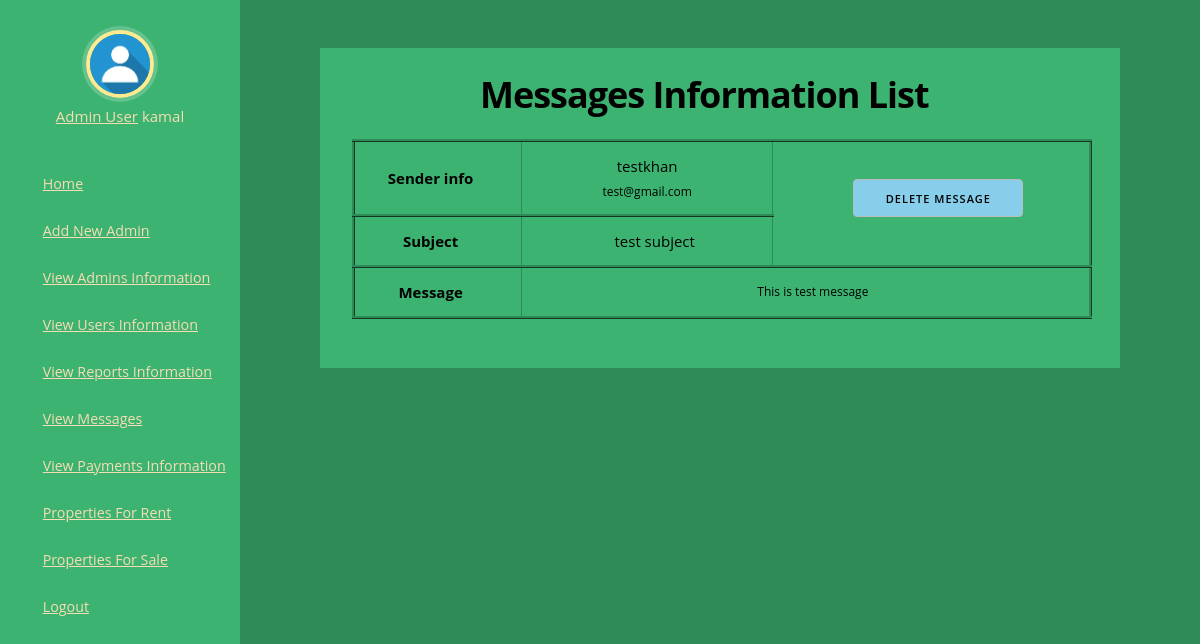
/admin/view_messages.php (signed in), run on the app's committed database.
### tables this page shows
CREATE TABLE `messages` (
  `Id` int(11) NOT NULL,
  `UserId` int(11) NOT NULL,
  `Name` varchar(100) NOT NULL,
  `Email` varchar(100) NOT NULL,
  `Subject` varchar(100) NOT NULL,
  `Message` varchar(255) NOT NULL,
  `Time` timestamp NOT NULL DEFAULT current_timestamp() ON UPDATE current_timestamp()
);

### admin/view_messages.php (the view, shortened to what this page needs)
<?php
        include('Sidebar.php');
    ?>
    <br>
    <br>
   <div class="container" style="background: mediumseagreen;width: 800px;height: 100%;"><br>
   <h3 style="margin-left: 20%; color: black;"><strong>Messages Information List</strong></h3>
    <div class="col-sm-8" style=" padding-left: 4%; color: black; ">
      <div class="col-md-8" id="md-8" style="width: 870px;">
			 <?php
        $sql = "SELECT * FROM messages ORDER BY Id DESC";
        $runQuery = mysqli_query($conn, $sql);
        while ($row = mysqli_fetch_array($runQuery)) {
          ?>
                 <table class="table" id="view_all_users" style="border-style:ridge;border-color: seagreen;">
                    <tr style="border-top:ridge;border-color: seagreen;">
                      <th style="text-align: center;border-top:ridge;border-color: seagreen;">Sender info</th>
                      <td colspan="2" style="border-top:ridge;border-color: seagreen;"><?php echo $row['Name'];
                    ?><br><span style="font-size: 12px;"style="border-top:ridge;border-color: seagreen;"><?php echo $row['Email']; ?></span></td>
                      <td rowspan="2" style="border-top:ridge;border-color: seagreen;">
                        <a href="delete_message.php?Id=<?php echo $row['Id'] ?>">
                          <button id="adminButton" style="background: skyblue;color: black;">Delete Message</button>
                        </a>
                    </tr>
                    <tr>
                      <th style="border-top:ridge;border-color: seagreen;">Subject</th>
                      <td colspan="2"style="border-top:ridge;border-color: seagreen;"><?php echo $row['Subject']; ?></td>
                    </tr>
                    <tr style="border-top:ridge;border-color: seagreen;">
                      <th style="border-top:ridge;border-color: seagreen;">Message</th>
                      <td colspan="3" style="font-size: 12px;"style="border-top:ridge;border-color: seagreen;"><?php echo $row['Message']; ?></td>
                    </tr>
                 </table>
         <br/>
         <?php } ?>
    </div>
  </div>
</div>

### admin/css/skeleton.css (style rules this page uses)
.container { position: relative; width: 100%; max-width: 960px; margin: 0 auto; padding: 0 20px; box-sizing: border-box; }
@media (min-width: 400px) { .container { width: 85%; padding: 0; } }
@media (min-width: 550px) { .container { width: 80%; } }
html { font-size: 62.5%; }
body { font-size: 1.5em; line-height: 1.6; font-weight: 400; font-family: "Raleway", "HelveticaNeue", "Helvetica Neue", Helvetica, Arial, sans-serif; color: #222; }
h1, h2, h3, h4, h5, h6 { margin-top: 0; margin-bottom: 2rem; font-weight: 300; }
h3 { font-size: 3.0rem; line-height: 1.3; letter-spacing: -.1rem; }
@media (min-width: 550px) { h3 { font-size: 3.6rem; } }
a { color: #1EAEDB; }
.button, button, input[type="submit"], input[type="reset"], input[type="button"] { display: inline-block; height: 38px; padding: 0 30px; color: #555; text-align: center; font-size: 11px; font-weight: 600; line-height: 38px; letter-spacing: .1rem; text-transform: uppercase; text-decoration: none; white-space: nowrap; background-color: transparent; border-radius: 4px; border: 1px solid #bbb; cursor: pointer; box-sizing: border-box; }
th, td { padding: 12px 15px; text-align: left; border-bottom: 1px solid #E1E1E1; }
th:first-child, td:first-child { padding-left: 0; }
th:last-child, td:last-child { padding-right: 0; }
button, .button { margin-bottom: 1rem; }
pre, blockquote, dl, figure, table, p, ul, ol, form { margin-bottom: 2.5rem; }
.container:after, .row:after, .u-cf { content: ""; display: table; clear: both; }

### admin/css/style.css (style rules this page uses)
body { background: pink; margin: 0; font-family: "Open Sans", Helvetica Neue, Helvetica, Arial, sans-serif; color: #fff; padding-left: 240px; }
#view_all_users { border-radius: 10px; width: 85%; }
#view_all_users th, td { border: 1px solid blue; text-align: center; }
#view_all_users th { width: 10%; }
#view_all_users td { width: 15%; }
#adminButton { background: #6B95C2; color: white; width: 170px; }

### data on the page
messages: Name "testkhan", Email "test@gmail.com", Subject "test subject", Message "This is test message"

### other printed values
$_SESSION['username'] "kamal"
